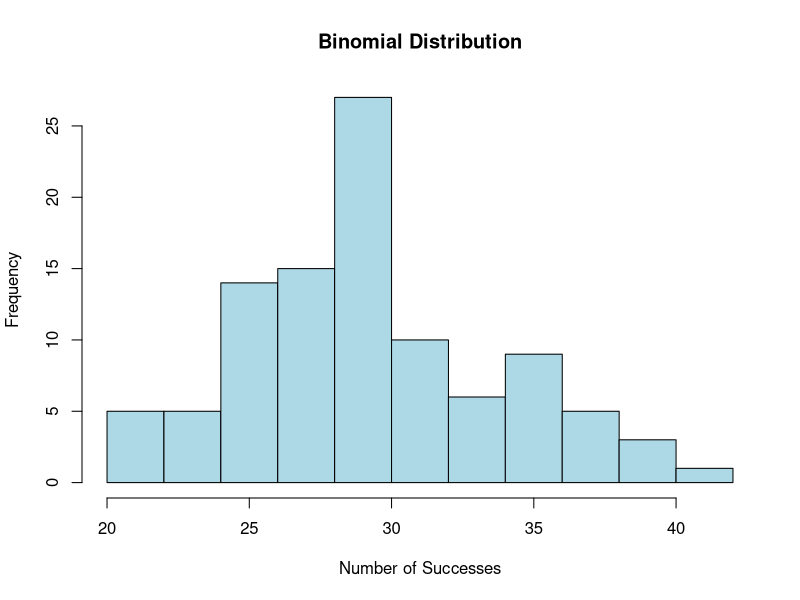
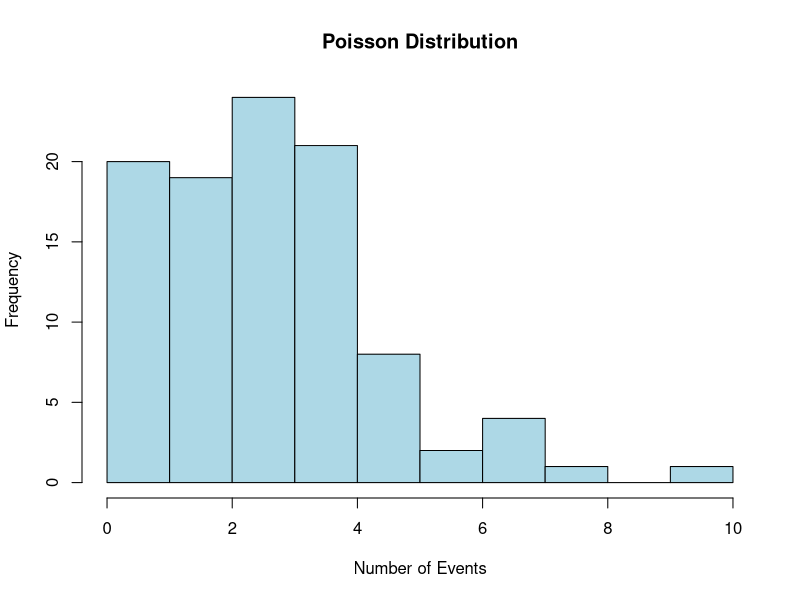

Generate these figures, in order, with R:
## ---- chunk 1
# Sample data set
data_set <- c(12, 15, 18, 21, 24, 27, 30, 33, 36, 39)

# Calculate the mean
mean_value <- mean(data_set)
cat("Mean:", mean_value, "\n")

# Calculate the standard deviation
std_deviation <- sd(data_set)
cat("Standard Deviation:", std_deviation, "\n")

# Calculate the variance
variance <- var(data_set)
cat("Variance:", variance, "\n")
## ---- chunk 2
# Define the possible values and their corresponding probabilities
values <- c(1, 2, 3, 4, 5)
probabilities <- c(0.1, 0.2, 0.3, 0.2, 0.2)

# Calculate the mean (expected value)
mean_value <- sum(values * probabilities)

# Print the result
cat("Mean (Expected Value) =", mean_value, "\n")
## ---- chunk 3
wt <- c(5,  5,  4,  1)/15
x <- c(3.7,3.3,3.5,2.8)
xm <- weighted.mean(x, wt)
xm
## ---- chunk 4
# Define the values of the random variable (x_i)
values <- c(1, 2, 3, 4, 5)

# Define the probabilities (P(x_i))
probabilities <- c(0.2, 0.3, 0.1, 0.2, 0.2)

# Calculate the mean (expected value) of the random variable
mean_x <- sum(values * probabilities)

# Calculate the variance using the formula
variance <- sum((values - mean_x)^2 * probabilities)

# Print the variance
cat("Variance:", variance, "\n")

## ---- chunk 5
# Create a sample vector
data_vector <- c(12, 45, 23, 67, 8, 34, 19)

# Calculate the median
median_value <- median(data_vector)

# Print the median
cat("Median:", median_value, "\n")

## ---- chunk 6
# Set the parameters for the binomial distribution
n <- 100    # Number of trials
p <- 0.3    # Probability of success in each trial

# Generate a dataset with a binomial distribution
binomial_data <- rbinom(n, size = n, prob = p)

# Print the generated dataset
print(binomial_data)

# Create a histogram to visualize the data
hist(binomial_data, main = "Binomial Distribution", xlab = "Number of Successes", ylab = "Frequency", col = "lightblue", border = "black")

# verify the mean =np, and var=npq
# Sample mean
mean(binomial_data) 
# Theoretical mean
n*p
# Sample variance 
var(binomial_data)
# Theoretical variance 
n*p*(1-p)
## ---- chunk 7
# Set the parameters for the binomial distribution
x <- 2     # Number of successes (the outcome you want to calculate the probability for)
n <- 10    # Number of trials
p <- 0.3   # Probability of success in each trial

# Calculate the probability of getting 'x' successes in 'n' trials
probability <- dbinom(x, size = n, prob = p)

# Print the calculated probability
cat("Probability of", x, "successes in", n, "trials:", probability, "\n")


## ---- chunk 8
# Calculate the cumulative probability that X is less than or equal to 3
cumulative_prob <- pbinom(3, size = 10, prob = 0.3)

# Print the cumulative probability
cat("Cumulative Probability:", cumulative_prob, "\n")
## ---- chunk 9
# Set the parameters for the Poisson distribution
lambda <- 3  # Mean (average) rate of events

# Generate a dataset with a Poisson distribution
poisson_data <- rpois(n = 100, lambda = lambda)

# Print the generated dataset
print(poisson_data)

# Create a histogram to visualize the data
hist(poisson_data, main = "Poisson Distribution", xlab = "Number of Events", ylab = "Frequency", col = "lightblue", border = "black")

# Verify the theoretical mean and variance
mean(poisson_data)
#Theoretical mean = lambda

var(poisson_data)
#Theoretical variance = lambda


## ---- chunk 10
# Set the parameters for the Poisson distribution
x <- 2     # The specific value for which you want to calculate the probability
lambda <- 3  # Mean (average) rate of events

# Calculate the probability of getting exactly 'x' events
probability <- dpois(x, lambda)

# Print the calculated probability
cat("Probability of", x, "events:", probability, "\n")
## ---- chunk 11
# Set the parameters for the Poisson distribution
x <- 2     # The specific value for which you want to calculate the cumulative probability
lambda <- 3  # Mean (average) rate of events

# Calculate the cumulative probability of getting less than or equal to 'x' events
cumulative_prob <- ppois(x, lambda)

# Print the calculated cumulative probability
cat("Cumulative Probability of less than or equal to", x, "events:", cumulative_prob, "\n")

